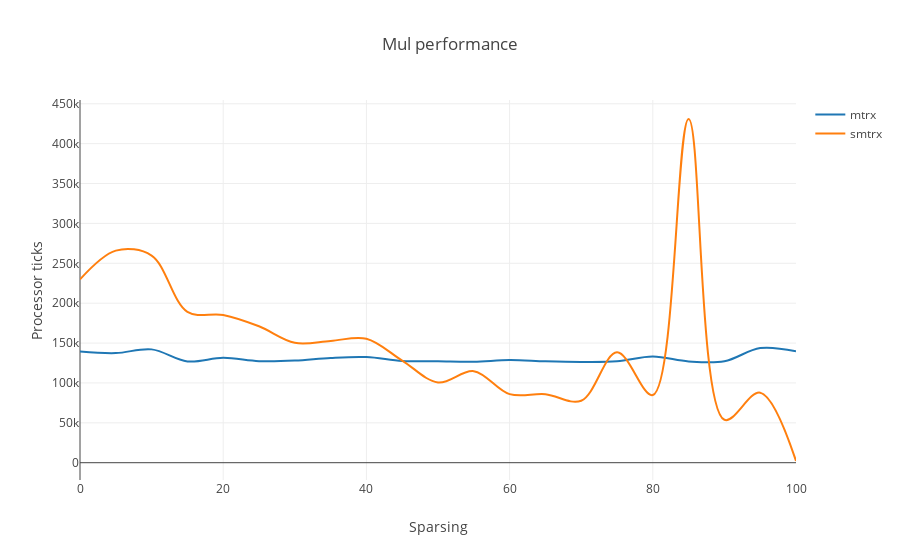

Notebook code for this chart:
### Code cell
from plotly.offline import download_plotlyjs, init_notebook_mode, plot, iplot
import plotly.graph_objs as go
import subprocess
import random
import math as m
import subprocess
import os
import numpy as np
from gen import gen

init_notebook_mode(connected=True)

mtrx = []
smtrx = []

for sparse in range(0, 100 + 1, 5):
    print("Sparse:", sparse)
    #print("Generating A")
    d1 = gen(None, 1, 400, sparse/100)
    #print("Generating B")
    d2 = gen(None, 400, 30, sparse/100)

    avg_count = 9
    avg_mtrx = []
    avg_smtrx = []
    i = 0
    while i < avg_count:
        output = subprocess.Popen("./main.exe", 
                                  stdout = subprocess.PIPE, 
                                  stdin = subprocess.PIPE, 
                                  stderr = subprocess.STDOUT, 
                                  shell=True).communicate(input=(d1 + d2).encode("utf-8"))[0]
        out = output.decode("utf-8").split("\n")
        data = out[-3:]
        if len(data) <= 1:
            continue
        elif "Err code:" in data[0]:
            print("Error(%s) sparse(%d)" % (data[1][len("Err code: "):], sparse))
        else:
            #for x in out:
            #    if "Sparse" in x:
            #        print(x)

            data[0] = data[0].replace("Ticks  MTRX: \x1b[1;31m", "")[:-len("\x1b[0m")]
            data[1] = data[1].replace("Ticks SMTRX: \x1b[1;32m", "")[:-len("\x1b[0m")]
            avg_mtrx.append(int(data[0]))
            avg_smtrx.append(int(data[1]))
            i += 1
    mtrx.append((sparse, np.min(avg_mtrx)))
    smtrx.append((sparse, np.median(avg_smtrx)))
    
data = [
    go.Scatter(
        x=list(n[0] for n in mtrx),
        y=list(n[1] for n in mtrx),
        mode='lines',
        name='mtrx',
        line=dict(
            shape='spline'
        ),
    ),
    go.Scatter(
        x=list(n[0] for n in smtrx),
        y=list(n[1] for n in smtrx),
        mode='lines',
        name='smtrx',
        line=dict(
            shape='spline'
        ),
    )
]

layout = dict(
    title = 'Mul performance',
    xaxis = dict(title = 'Sparsing'),
    yaxis = dict(title = 'Processor ticks'),
)

fig = go.Figure(data=data, layout=layout)
iplot(fig)

### Figure 1 — Plotly figure (JSON) as saved in the notebook; plotly's stock layout.template omitted (floating-point values rounded to 4 significant figures)
{"data": [{"line": {"shape": "spline"}, "mode": "lines", "name": "mtrx", "type": "scatter", "x": [0, 5, 10, 15, 20, 25, 30, 35, 40, 45, 50, 55, 60, 65, 70, 75, 80, 85, 90, 95, 100], "y": [139291, 137455, 142097, 127000, 131494, 127358, 128003, 131336, 132433, 127560, 127052, 126512, 128709, 127112, 126357, 127170, 133167, 127043, 127209, 143791, 139761]}, {"line": {"shape": "spline"}, "mode": "lines", "name": "smtrx", "type": "scatter", "x": [0, 5, 10, 15, 20, 25, 30, 35, 40, 45, 50, 55, 60, 65, 70, 75, 80, 85, 90, 95, 100], "y": [229876, 265900.0, 259700.0, 189100.0, 185300.0, 171100.0, 150400.0, 152700.0, 155493, 128100.0, 100600.0, 114800.0, 85950.0, 85820.0, 77680.0, 138400.0, 84805, 430900.0, 53830.0, 87820.0, 2142.0]}], "layout": {"title": "Mul performance", "xaxis": {"title": "Sparsing"}, "yaxis": {"title": "Processor ticks"}}}
